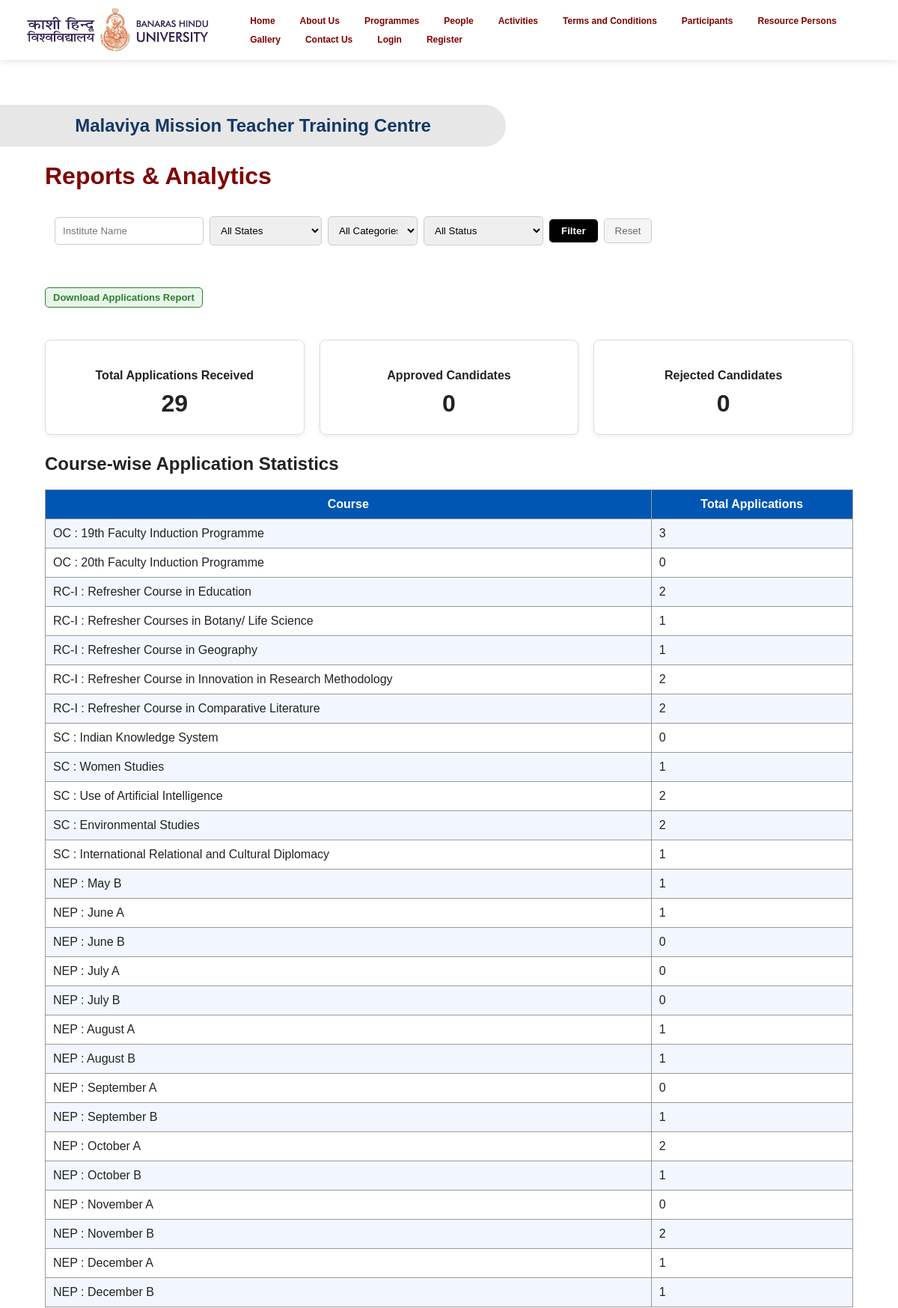
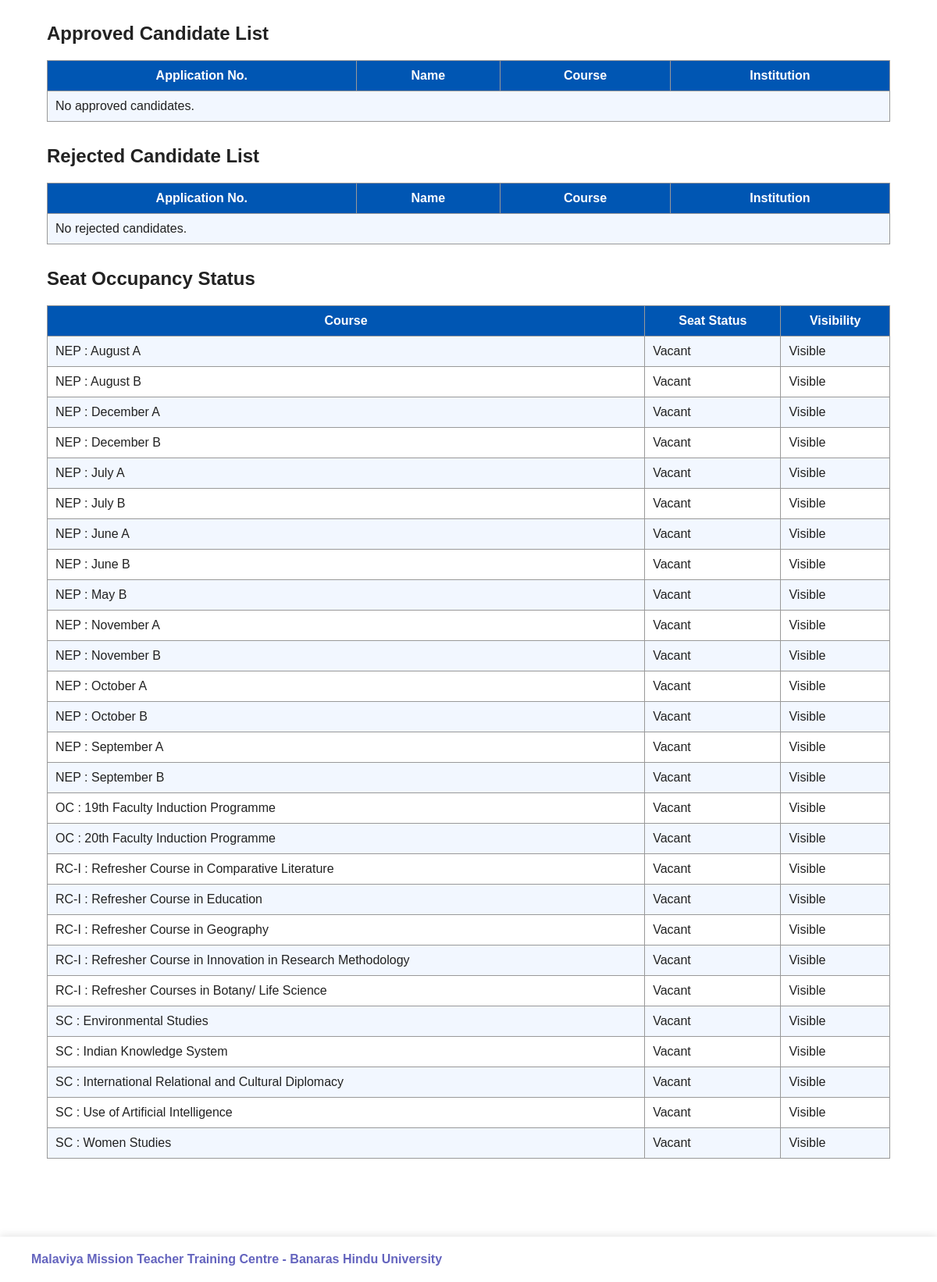
The app's page /reports/ (signed in) with its own data (2 pictures, top to bottom).
### core/models.py (models this page shows, shortened)
class Course(models.Model):
    title = models.CharField(max_length=200)
    course_type = models.CharField(max_length=100)
    course_code = models.CharField(max_length=20)
    mode = models.CharField(max_length=20)
    start_date = models.DateField()
    end_date = models.DateField()
    seat_status = models.CharField(
        max_length=20,
        default='Vacant'
    )
    is_visible = models.BooleanField(default=True)

### core/views.py (the view)
# urls.py: path('reports/', views.reports, name='reports'),
@login_required
def reports(request):
    if not request.user.is_staff:
        return redirect('/dashboard/')
    applications = Application.objects.all().order_by('-application_date')
    institution = request.GET.get('institution')
    state = request.GET.get('state')
    category = request.GET.get('category')
    status = request.GET.get('status')
    if institution:
        applications = applications.filter(
            official_address__icontains=institution
        )
    if state:
        applications = applications.filter(
            official_state=state
        )
    if category:
        applications = applications.filter(
            category=category
        )
    if status:
        applications = applications.filter(
            status=status
        )
    total_applications = applications.count()
    approved_applications = applications.filter(
        status='Approved'
    )
    rejected_applications = applications.filter(
        status='Rejected'
    )
    course_stats = Course.objects.annotate(
        total_applications=Count(
            'application',
            filter=models.Q(application__in=applications)
        )
    )
    seat_status = Course.objects.all().order_by(
        'course_code',
        'title'
    )
    context = {
        'total_applications': total_applications,
        'approved_applications': approved_applications,
        'rejected_applications': rejected_applications,
        'course_stats': course_stats,
        'seat_status': seat_status,
        'institution': institution,
        'state': state,
        'category': category,
        'status': status,
    }
    return render(
        request,
        'admin_panel/reports.html',
        context
    )

### templates/admin_panel/reports.html (shortened to what this page needs)
{% extends 'base.html' %}
{% block content %}
<h1>
    Reports & Analytics
</h1>
<form method="GET"
      class="filter-form">
    <div class="filter-row">
        <input type="text"
               name="institution"
               placeholder="Institute Name"
               value="{{ institution|default:'' }}">
        <select name="state">
            <option value="">All States</option>
        </select>
        <select name="category">
            <option value="">All Categories</option>
        </select>
        <select name="status">
            <option value="">All Status</option>
        </select>
        <button type="submit"
                class="search-btn">
            Filter
        </button>
        <button type="button"
                class="reset-btn"
                onclick="window.location.href='/reports/'">
            Reset
        </button>
    </div>
</form>
<br>
<a href="/export-applications-csv/?institution={{ institution|default:'' }}&state={{ state|default:'' }}&category={{ category|default:'' }}&status={{ status|default:'' }}"
   class="table-action success">
    Download Applications Report
</a>
<br><br>
<div class="analytics-grid">
    <div class="analytics-card">
        <h3>Total Applications Received</h3>
        <p>{{ total_applications }}</p>
    </div>
    <div class="analytics-card">
        <h3>Approved Candidates</h3>
        <p>{{ approved_applications.count }}</p>
    </div>
    <div class="analytics-card">
        <h3>Rejected Candidates</h3>
        <p>{{ rejected_applications.count }}</p>
    </div>
</div>
<h2>
    Course-wise Application Statistics
</h2>
<table class="info-table">
    <tr>
        <th>Course</th>
        <th>Total Applications</th>
    </tr>
    {% for course in course_stats %}
    <tr>
        <td>
            {{ course.course_code }} :
            {{ course.title }}
        </td>
        <td>
            {{ course.total_applications }}
        </td>
    </tr>
    {% empty %}
    <tr>
        <td colspan="2">
            No course data available.
        </td>
    </tr>
    {% endfor %}
</table>
<h2>
    Approved Candidate List
</h2>
<table class="info-table">
    <tr>
        <th>Application No.</th>
        <th>Name</th>
        <th>Course</th>
        <th>Institution</th>
    </tr>
    {% for application in approved_applications %}
    <tr>
        <td>{{ application.application_number }}</td>
        <td>{{ application.full_name }}</td>
        <td>{{ application.course.course_code }} : {{ application.course.title }}</td>
        <td>{{ application.official_address }}</td>
    </tr>
    {% empty %}
    <tr>
        <td colspan="4">
            No approved candidates.
        </td>
    </tr>
    {% endfor %}
</table>
<h2>
    Rejected Candidate List
</h2>
<table class="info-table">
    <tr>
        <th>Application No.</th>
        <th>Name</th>
        <th>Course</th>
        <th>Institution</th>
    </tr>
    {% for application in rejected_applications %}
    <tr>
        <td>{{ application.application_number }}</td>
        <td>{{ application.full_name }}</td>
        <td>{{ application.course.course_code }} : {{ application.course.title }}</td>
        <td>{{ application.official_address }}</td>
    </tr>
    {% empty %}
    <tr>
        <td colspan="4">
            No rejected candidates.
        </td>
    </tr>
    {% endfor %}
</table>
<h2>
    Seat Occupancy Status
</h2>
<table class="info-table">
    <tr>
        <th>Course</th>
        <th>Seat Status</th>
        <th>Visibility</th>
    </tr>
    {% for course in seat_status %}
    <tr>
        <td>
            {{ course.course_code }} :
            {{ course.title }}
        </td>
        <td>
            {{ course.seat_status }}
        </td>
        <td>
            {% if course.is_visible %}
                Visible
            {% else %}
                Hidden
            {% endif %}
        </td>
    </tr>
    {% empty %}
    <tr>
        <td colspan="3">
            No course data available.
        </td>
    </tr>
    {% endfor %}
</table>
{% endblock %}

### static/css/style.css (style rules this page uses)
body { margin: 0; padding: 0; font-family: Arial, sans-serif; }
form { display: flex; flex-direction: column; width: 300px; }
input { margin-bottom: 15px; padding: 10px; }
button { padding: 10px; background-color: maroon; color: white; border: none; cursor: pointer; }
body { font-family: Arial, sans-serif; margin: 0; padding: 0; background-color: white; color: #222; min-height: 100vh; display: flex; flex-direction: column; }
h1 { color: maroon; }
form { background-color: white; padding: 20px; border-radius: 10px; margin-top: 20px; }
input, textarea, select { width: 100%; padding: 10px; margin-top: 10px; margin-bottom: 20px; border: 1px solid #ccc; border-radius: 5px; }
button { background-color: maroon; color: white; padding: 10px 20px; border: none; border-radius: 5px; cursor: pointer; }
.info-table { width: 100%; border-collapse: collapse; margin-top: 20px; margin-bottom: 30px; background-color: white; }
.info-table th { background-color: #0056b3; color: white; padding: 10px; border: 1px solid #999; }
.info-table td { padding: 10px; border: 1px solid #999; vertical-align: top; }
.info-table tr:nth-child(even) { background-color: #f2f7ff; }
.table-action { display: inline-block; padding: 5px 10px; margin-top: 5px; border-radius: 5px; text-decoration: none; font-size: 13px; font-weight: 600; }
.table-action.success { background: #e8f5e9; color: #2e7d32 !important; border: 1px solid #2e7d32; }
.search-btn { background: black; color: white; border: none; padding: 8px 16px; cursor: pointer; font-weight: bold; }
.reset-btn { background: #f5f5f5; color: #666; border: 1px solid #ccc; padding: 8px 14px; cursor: pointer; }
.filter-form { display: flex; flex-wrap: wrap; align-items: center; gap: 8px; margin-bottom: 20px; padding: 12px; background: white; border: 1px solid white; border-radius: 6px; }
.filter-form input[name="institution"] { width: 220px; }
.filter-form select[name="state"] { width: 130px; }
.filter-form select[name="category"] { width: 110px; }
.filter-form select[name="status"] { width: 140px; }
.filter-row { display: flex !important; flex-direction: row !important; align-items: center !important; gap: 8px !important; width: 100% !important; flex-wrap: nowrap !important; }
.filter-row input, .filter-row select { display: inline-block !important; width: auto !important; margin: 0 !important; }
.filter-row input[name="institution"] { width: 210px !important; }
.filter-row select[name="state"] { width: 150px !important; }
.filter-row select[name="category"] { width: 120px !important; }
.filter-row select[name="status"] { width: 160px !important; }
.filter-row button { display: inline-block !important; width: auto !important; margin: 0 !important; }
.analytics-grid { display: grid; grid-template-columns: repeat(auto-fit, minmax(220px, 1fr)); gap: 20px; margin: 25px 0; }
.analytics-card { background: white; padding: 22px; border: 1px solid #ddd; border-radius: 8px; text-align: center; box-shadow: 0 2px 6px rgba(0,0,0,0.08); }
.analytics-card h3 { margin-bottom: 10px; font-size: 16px; }
.analytics-card p { font-size: 32px; font-weight: bold; margin: 0; }

### records on screen
Course: course_code "OC", title "19th Faculty Induction Programme", total_applications "3", seat_status "Vacant", is_visible "Visible"
Course: course_code "OC", title "20th Faculty Induction Programme", total_applications "0", seat_status "Vacant", is_visible "Visible"
Course: course_code "RC-I", title "Refresher Course in Education", total_applications "2", seat_status "Vacant", is_visible "Visible"
Course: course_code "RC-I", title "Refresher Courses in Botany/ Life Science", total_applications "1", seat_status "Vacant", is_visible "Visible"
Course: course_code "RC-I", title "Refresher Course in Geography", total_applications "1", seat_status "Vacant", is_visible "Visible"
Course: course_code "RC-I", title "Refresher Course in Innovation in Research Methodology", total_applications "2", seat_status "Vacant", is_visible "Visible"
Course: course_code "RC-I", title "Refresher Course in Comparative Literature", total_applications "2", seat_status "Vacant", is_visible "Visible"
Course: course_code "SC", title "Indian Knowledge System", total_applications "0", seat_status "Vacant", is_visible "Visible"
Course: course_code "SC", title "Women Studies", total_applications "1", seat_status "Vacant", is_visible "Visible"
Course: course_code "SC", title "Use of Artificial Intelligence", total_applications "2", seat_status "Vacant", is_visible "Visible"
Course: course_code "SC", title "Environmental Studies", total_applications "2", seat_status "Vacant", is_visible "Visible"
Course: course_code "SC", title "International Relational and Cultural Diplomacy", total_applications "1", seat_status "Vacant", is_visible "Visible"
Course: course_code "NEP", title "May B", total_applications "1", seat_status "Vacant", is_visible "Visible"
Course: course_code "NEP", title "June A", total_applications "1", seat_status "Vacant", is_visible "Visible"
Course: course_code "NEP", title "June B", total_applications "0", seat_status "Vacant", is_visible "Visible"
Course: course_code "NEP", title "July A", total_applications "0", seat_status "Vacant", is_visible "Visible"
Course: course_code "NEP", title "July B", total_applications "0", seat_status "Vacant", is_visible "Visible"
Course: course_code "NEP", title "August A", total_applications "1", seat_status "Vacant", is_visible "Visible"
Course: course_code "NEP", title "August B", total_applications "1", seat_status "Vacant", is_visible "Visible"
Course: course_code "NEP", title "September A", total_applications "0", seat_status "Vacant", is_visible "Visible"
Course: course_code "NEP", title "September B", total_applications "1", seat_status "Vacant", is_visible "Visible"
Course: course_code "NEP", title "October A", total_applications "2", seat_status "Vacant", is_visible "Visible"
Course: course_code "NEP", title "October B", total_applications "1", seat_status "Vacant", is_visible "Visible"
Course: course_code "NEP", title "November A", total_applications "0", seat_status "Vacant", is_visible "Visible"
Course: course_code "NEP", title "November B", total_applications "2", seat_status "Vacant", is_visible "Visible"
Course: course_code "NEP", title "December A", total_applications "1", seat_status "Vacant", is_visible "Visible"
Course: course_code "NEP", title "December B", total_applications "1", seat_status "Vacant", is_visible "Visible"

### other values on screen
{{ total_applications }} "29"
{{ approved_applications.count }} "0"
{{ rejected_applications.count }} "0"
